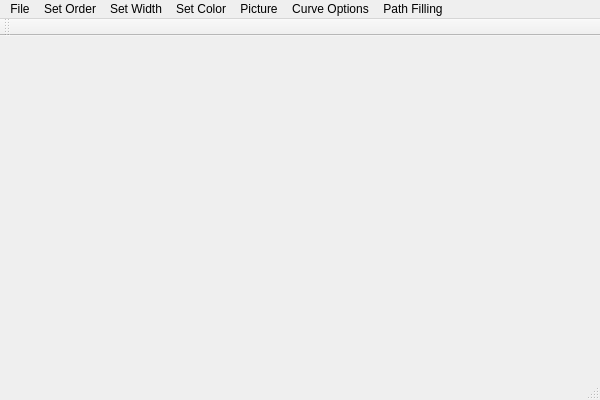
<?xml version="1.0" encoding="UTF-8"?>
<ui version="4.0">
 <class>SignatureDesigner</class>
 <widget class="QMainWindow" name="SignatureDesigner">
  <property name="geometry">
   <rect>
    <x>0</x>
    <y>0</y>
    <width>600</width>
    <height>400</height>
   </rect>
  </property>
  <property name="windowTitle">
   <string>SignatureDesigner</string>
  </property>
  <widget class="QWidget" name="centralWidget"/>
  <widget class="QMenuBar" name="menuBar">
   <property name="geometry">
    <rect>
     <x>0</x>
     <y>0</y>
     <width>600</width>
     <height>26</height>
    </rect>
   </property>
   <widget class="QMenu" name="menuMenu">
    <property name="title">
     <string>File</string>
    </property>
    <addaction name="actionNew"/>
    <addaction name="actionSave"/>
    <addaction name="actionRedo"/>
    <addaction name="actionExit"/>
   </widget>
   <widget class="QMenu" name="menuSet_Order">
    <property name="title">
     <string>Set Order</string>
    </property>
    <addaction name="actionOrder_1"/>
    <addaction name="actionOrder_2"/>
    <addaction name="actionOrder_3"/>
   </widget>
   <widget class="QMenu" name="menuSet_Width">
    <property name="title">
     <string>Set Width</string>
    </property>
    <addaction name="action1_pixel"/>
    <addaction name="action3_pixel"/>
    <addaction name="action5_pixel"/>
    <addaction name="action7_pixel"/>
   </widget>
   <widget class="QMenu" name="menuSet_Color">
    <property name="title">
     <string>Set Color</string>
    </property>
    <addaction name="actionBlack"/>
    <addaction name="actionRed"/>
    <addaction name="actionBlue"/>
    <addaction name="actionYellow"/>
   </widget>
   <widget class="QMenu" name="menuPicture">
    <property name="title">
     <string>Picture</string>
    </property>
    <addaction name="actionImport"/>
    <addaction name="actionSet_Path"/>
    <addaction name="actionClear_Picture"/>
    <addaction name="actionClear_Curve"/>
    <addaction name="actionClear_All"/>
   </widget>
   <widget class="QMenu" name="menuOther_Options">
    <property name="title">
     <string>Curve Options</string>
    </property>
    <addaction name="actionOpen_Curve"/>
    <addaction name="actionClose_Curve"/>
   </widget>
   <widget class="QMenu" name="menuPath_Filling">
    <property name="title">
     <string>Path Filling</string>
    </property>
    <addaction name="actionParallel_Contour"/>
    <addaction name="actionZigzag"/>
    <addaction name="separator"/>
    <addaction name="actionSet_Offset"/>
   </widget>
   <addaction name="menuMenu"/>
   <addaction name="menuSet_Order"/>
   <addaction name="menuSet_Width"/>
   <addaction name="menuSet_Color"/>
   <addaction name="menuPicture"/>
   <addaction name="menuOther_Options"/>
   <addaction name="menuPath_Filling"/>
  </widget>
  <widget class="QToolBar" name="mainToolBar">
   <attribute name="toolBarArea">
    <enum>TopToolBarArea</enum>
   </attribute>
   <attribute name="toolBarBreak">
    <bool>false</bool>
   </attribute>
  </widget>
  <widget class="QStatusBar" name="statusBar"/>
  <action name="actionNew">
   <property name="text">
    <string>New</string>
   </property>
  </action>
  <action name="actionSave">
   <property name="text">
    <string>Save</string>
   </property>
  </action>
  <action name="actionExit">
   <property name="text">
    <string>Exit</string>
   </property>
  </action>
  <action name="actionRedo">
   <property name="text">
    <string>Redo</string>
   </property>
  </action>
  <action name="actionOrder_1">
   <property name="text">
    <string>Order 1</string>
   </property>
  </action>
  <action name="actionOrder_2">
   <property name="text">
    <string>Order 2</string>
   </property>
  </action>
  <action name="actionOrder_3">
   <property name="text">
    <string>Order 3</string>
   </property>
  </action>
  <action name="actionBlack">
   <property name="text">
    <string>Black</string>
   </property>
  </action>
  <action name="actionBlue">
   <property name="text">
    <string>Blue</string>
   </property>
  </action>
  <action name="actionYellow">
   <property name="text">
    <string>Yellow</string>
   </property>
  </action>
  <action name="actionRed">
   <property name="text">
    <string>Red</string>
   </property>
  </action>
  <action name="action1_pixel">
   <property name="text">
    <string>1 pixel</string>
   </property>
  </action>
  <action name="action3_pixel">
   <property name="text">
    <string>3 pixel</string>
   </property>
  </action>
  <action name="action5_pixel">
   <property name="text">
    <string>5 pixel</string>
   </property>
  </action>
  <action name="action7_pixel">
   <property name="text">
    <string>7 pixel</string>
   </property>
  </action>
  <action name="actionImport">
   <property name="text">
    <string>Import</string>
   </property>
  </action>
  <action name="actionClear_Picture">
   <property name="text">
    <string>Clear Picture</string>
   </property>
  </action>
  <action name="actionClose_Curve">
   <property name="text">
    <string>Close Curve</string>
   </property>
  </action>
  <action name="actionOpen_Curve">
   <property name="text">
    <string>Open Curve</string>
   </property>
  </action>
  <action name="actionClear_All">
   <property name="text">
    <string>Clear All</string>
   </property>
  </action>
  <action name="actionClear_Curve">
   <property name="text">
    <string>Clear Curve</string>
   </property>
  </action>
  <action name="actionParallel_Contour">
   <property name="text">
    <string>Parallel Contour</string>
   </property>
  </action>
  <action name="actionSet_Offset">
   <property name="text">
    <string>Set Offset</string>
   </property>
  </action>
  <action name="actionZigzag">
   <property name="text">
    <string>Zigzag</string>
   </property>
  </action>
  <action name="actionSet_Path">
   <property name="text">
    <string>Set Path</string>
   </property>
  </action>
 </widget>
 <layoutdefault spacing="6" margin="11"/>
 <resources>
  <include location="SignatureDesigner.qrc"/>
 </resources>
 <connections/>
</ui>
